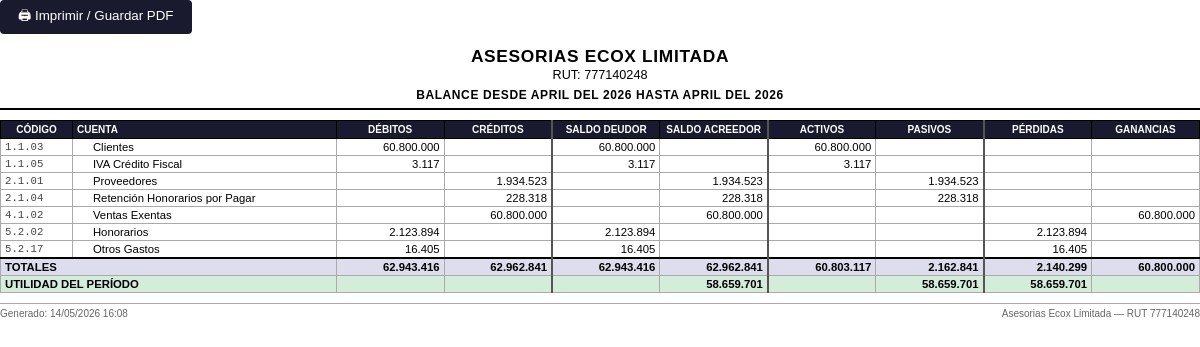
Screenshot of /empresa/2/reportes/balance/imprimir with the database file from the repository.
### models.py (models this page shows, shortened)
class Empresa(db.Model):
    __tablename__ = 'empresas'
    id = db.Column(db.Integer, primary_key=True)
    rut = db.Column(db.String(12), unique=True, nullable=False)
    razon_social = db.Column(db.String(200), nullable=False)
    nombre_fantasia = db.Column(db.String(200))
    giro = db.Column(db.String(300))
    activa = db.Column(db.Boolean, default=True)
    clave_sii = db.Column(db.String(200))   # clave portal SII (opcional)
    cuentas = db.relationship('Cuenta', backref='empresa', lazy='dynamic')
    asientos = db.relationship('Asiento', backref='empresa', lazy='dynamic')
    documentos_sii = db.relationship('DocumentoSII', backref='empresa', lazy='dynamic')
    movimientos_banco = db.relationship('MovimientoBanco', backref='empresa', lazy='dynamic')
    reglas = db.relationship('ReglaClasificacion', backref='empresa', lazy='dynamic')

class Cuenta(db.Model):
    __tablename__ = 'cuentas'
    id = db.Column(db.Integer, primary_key=True)
    empresa_id = db.Column(db.Integer, db.ForeignKey('empresas.id'), nullable=False)
    codigo = db.Column(db.String(20), nullable=False)
    nombre = db.Column(db.String(200), nullable=False)
    tipo = db.Column(db.String(20), nullable=False)       # ACTIVO, PASIVO, PATRIMONIO, INGRESO, GASTO
    naturaleza = db.Column(db.String(10), nullable=False)  # DEUDORA, ACREEDORA
    nivel = db.Column(db.Integer, default=1)
    cuenta_padre_id = db.Column(db.Integer, db.ForeignKey('cuentas.id'), nullable=True)
    activa = db.Column(db.Boolean, default=True)
    es_titulo = db.Column(db.Boolean, default=False)
    hijos = db.relationship('Cuenta', backref=db.backref('padre', remote_side=[id]))
    lineas = db.relationship('LineaAsiento', backref='cuenta', lazy='dynamic')

### routes/reportes.py (the view)
@bp.route('/empresa/<int:eid>/reportes/balance/imprimir')
def balance_imprimir(eid):
    empresa = Empresa.query.get_or_404(eid)
    desde, hasta = _rango_fechas()
    sumas = _sumas_balance(eid, desde, hasta)
    cuentas = (Cuenta.query
               .filter_by(empresa_id=eid, activa=True)
               .order_by(Cuenta.codigo).all())
    filas = []
    tot = {k: 0.0 for k in ['sd','sh','sald','sala','bgd','bgh','erd','erh']}
    for c in cuentas:
        sd, sh = sumas.get(c.id, (0.0, 0.0))
        sald = max(sd - sh, 0)
        sala = max(sh - sd, 0)
        erd = erh = bgd = bgh = 0.0
        if not c.es_titulo:
            if c.tipo in ('GASTO', 'INGRESO'):
                erd = sald; erh = sala
            else:
                bgd = sald; bgh = sala
            tot['sd']  += sd;   tot['sh']  += sh
            tot['sald']+= sald; tot['sala']+= sala
            tot['bgd'] += bgd;  tot['bgh'] += bgh
            tot['erd'] += erd;  tot['erh'] += erh
        if sd or sh:
            filas.append({'cuenta': c, 'sd': sd, 'sh': sh,
                          'sald': sald, 'sala': sala,
                          'bgd': bgd, 'bgh': bgh, 'erd': erd, 'erh': erh})
    resultado_er = tot['erh'] - tot['erd']
    from datetime import datetime
    return render_template('reportes/balance_print.html',
                           empresa=empresa, filas=filas,
                           desde=desde, hasta=hasta,
                           tot=tot, resultado_er=resultado_er,
                           now=datetime.now())

### routes/reportes.py (called while the page is built)
def _mes_anterior():
    hoy = date.today()
    if hoy.month == 1:
        y, m = hoy.year - 1, 12
    else:
        y, m = hoy.year, hoy.month - 1
    return date(y, m, 1), date(y, m, calendar.monthrange(y, m)[1])

def _rango_fechas():
    d_def, h_def = _mes_anterior()
    desde_str = request.args.get('desde', d_def.isoformat())
    hasta_str = request.args.get('hasta', h_def.isoformat())
    try:
        desde = date.fromisoformat(desde_str)
        hasta = date.fromisoformat(hasta_str)
    except ValueError:
        desde, hasta = _mes_anterior()
    return desde, hasta

### templates/reportes/balance_print.html (shortened to what this page needs)
<!DOCTYPE html>
<html lang="es">
<head>
</head>
<body>
<button class="btn-print no-print" onclick="window.print()">🖨 Imprimir / Guardar PDF</button>
<div class="page-header">
  <div class="empresa-nombre">{{ empresa.razon_social }}</div>
  <div class="empresa-rut">RUT: {{ empresa.rut }}</div>
  <div class="periodo">
    Balance desde {{ desde.strftime('%B del %Y')|upper }}
    hasta {{ hasta.strftime('%B del %Y')|upper }}
  </div>
</div>
<table>
  <colgroup>
    <col class="c-cod">
    <col class="c-nom">
    <col class="c-num"><col class="c-num">
    <col class="c-num"><col class="c-num">
    <col class="c-num"><col class="c-num">
    <col class="c-num"><col class="c-num">
  </colgroup>
  <thead>
    <tr class="col-header">
      <th>CÓDIGO</th>
      <th class="text-left">CUENTA</th>
      <th>DÉBITOS</th>
      <th>CRÉDITOS</th>
      <th class="sep-l">SALDO DEUDOR</th>
      <th>SALDO ACREEDOR</th>
      <th class="sep-l">ACTIVOS</th>
      <th>PASIVOS</th>
      <th class="sep-l">PÉRDIDAS</th>
      <th>GANANCIAS</th>
    </tr>
  </thead>
  <tbody>
    {% for f in filas %}
    {% if f.cuenta.es_titulo %}
    <tr class="titulo">
      <td colspan="10">{{ f.cuenta.nombre }}</td>
    </tr>
    {% else %}
    <tr>
      <td class="cod">{{ f.cuenta.codigo }}</td>
      <td class="cuenta-nom" style="padding-left:{{ (f.cuenta.nivel-1)*8 + 4 }}px"
          title="{{ f.cuenta.nombre }}">{{ f.cuenta.nombre }}</td>
      <td class="num">{{ '{:,.0f}'.format(f.sd).replace(',','.') if f.sd else '' }}</td>
      <td class="num">{{ '{:,.0f}'.format(f.sh).replace(',','.') if f.sh else '' }}</td>
      <td class="num sep-l">{{ '{:,.0f}'.format(f.sald).replace(',','.') if f.sald else '' }}</td>
      <td class="num">{{ '{:,.0f}'.format(f.sala).replace(',','.') if f.sala else '' }}</td>
      <td class="num sep-l">{{ '{:,.0f}'.format(f.bgd).replace(',','.') if f.bgd else '' }}</td>
      <td class="num">{{ '{:,.0f}'.format(f.bgh).replace(',','.') if f.bgh else '' }}</td>
      <td class="num sep-l">{{ '{:,.0f}'.format(f.erd).replace(',','.') if f.erd else '' }}</td>
      <td class="num">{{ '{:,.0f}'.format(f.erh).replace(',','.') if f.erh else '' }}</td>
    </tr>
    {% endif %}
    {% endfor %}
  </tbody>
  <tfoot>
    <tr class="totales">
      <td colspan="2">TOTALES</td>
      <td>{{ '{:,.0f}'.format(tot.sd).replace(',','.') }}</td>
      <td>{{ '{:,.0f}'.format(tot.sh).replace(',','.') }}</td>
      <td class="sep-l">{{ '{:,.0f}'.format(tot.sald).replace(',','.') }}</td>
      <td>{{ '{:,.0f}'.format(tot.sala).replace(',','.') }}</td>
      <td class="sep-l">{{ '{:,.0f}'.format(tot.bgd).replace(',','.') }}</td>
      <td>{{ '{:,.0f}'.format(tot.bgh).replace(',','.') }}</td>
      <td class="sep-l">{{ '{:,.0f}'.format(tot.erd).replace(',','.') }}</td>
      <td>{{ '{:,.0f}'.format(tot.erh).replace(',','.') }}</td>
    </tr>
    {% if resultado_er != 0 %}
    <tr class="{{ 'resultado-util' if resultado_er > 0 else 'resultado-perd' }}">
      <td colspan="2">{{ 'UTILIDAD DEL PERÍODO' if resultado_er > 0 else 'PÉRDIDA DEL PERÍODO' }}</td>
      <td></td><td></td>
      {% if resultado_er > 0 %}
        <td class="sep-l"></td><td>{{ '{:,.0f}'.format(resultado_er).replace(',','.') }}</td>
        <td class="sep-l"></td><td>{{ '{:,.0f}'.format(resultado_er).replace(',','.') }}</td>
        <td class="sep-l">{{ '{:,.0f}'.format(resultado_er).replace(',','.') }}</td><td></td>
      {% else %}
        <td class="sep-l">{{ '{:,.0f}'.format(resultado_er|abs).replace(',','.') }}</td><td></td>
        <td class="sep-l">{{ '{:,.0f}'.format(resultado_er|abs).replace(',','.') }}</td><td></td>
        <td class="sep-l"></td><td>{{ '{:,.0f}'.format(resultado_er|abs).replace(',','.') }}</td>
      {% endif %}
    </tr>
    {% endif %}
  </tfoot>
</table>
<div class="page-footer">
  <span>Generado: {{ now.strftime('%d/%m/%Y %H:%M') if now is defined else '' }}</span>
  <span>{{ empresa.razon_social }} — RUT {{ empresa.rut }}</span>
</div>
</body>
</html>

### templates/reportes/balance_print.html (style rules this page uses)
* { box-sizing: border-box; margin: 0; padding: 0; }
body { font-family: Arial, Helvetica, sans-serif; font-size: 9pt; color: #000; background: #fff; }
.page-header { text-align: center; margin-bottom: 10px; border-bottom: 2px solid #000; padding-bottom: 6px; }
.page-header .empresa-nombre { font-size: 13pt; font-weight: bold; text-transform: uppercase; letter-spacing: .04em; }
.page-header .empresa-rut { font-size: 9.5pt; margin-top: 1px; }
.page-header .periodo { font-size: 9pt; font-weight: bold; margin-top: 6px; text-transform: uppercase; letter-spacing: .05em; }
table { width: 100%; border-collapse: collapse; table-layout: fixed; }
col.c-cod { width: 6%; }
col.c-nom { width: 22%; }
col.c-num { width: 9%; }
th, td { border: 1px solid #aaa; padding: 2px 4px; vertical-align: middle; }
thead tr.col-header th { background: #1a1a2e; color: #fff; text-align: center; font-size: 7.5pt; font-weight: bold; border-color: #000; padding: 3px 4px; }
thead tr.col-header th.text-left { text-align: left; }
tbody tr td { font-size: 8.5pt; }
tbody tr td.cuenta-nom { white-space: nowrap; overflow: hidden; text-overflow: ellipsis; }
tbody tr td.num { text-align: right; }
tbody tr td.cod { font-family: 'Courier New', monospace; font-size: 8pt; color: #444; }
tfoot tr.totales td { font-weight: bold; background: #dde; border-top: 2px solid #000; font-size: 8.5pt; text-align: right; }
tfoot tr.totales td:first-child { text-align: left; }
tfoot tr.resultado-util td { font-weight: bold; background: #d4edda; font-size: 8.5pt; text-align: right; }
tfoot tr.resultado-util td:first-child, tfoot tr.resultado-perd td:first-child { text-align: left; }
.sep-l { border-left: 2px solid #555 !important; }
.page-footer { margin-top: 10px; border-top: 1px solid #aaa; padding-top: 4px; font-size: 7.5pt; color: #666; display: flex; justify-content: space-between; }
.btn-print { display: inline-block; margin-bottom: 12px; padding: 6px 18px; background: #1a1a2e; color: #fff; border: none; border-radius: 4px; font-size: 10pt; cursor: pointer; }

### rows the page displays
Empresa: razon_social "ASESORIAS ECOX LIMITADA", rut "777140248", razon_social "Asesorias Ecox Limitada"
Cuenta: cuenta.codigo "1.1.03", cuenta.nombre "Clientes", es_titulo False (drawn)
Cuenta: cuenta.codigo "1.1.05", cuenta.nombre "IVA Crédito Fiscal", es_titulo False (drawn)
Cuenta: cuenta.codigo "2.1.01", cuenta.nombre "Proveedores", es_titulo False (drawn)
Cuenta: cuenta.codigo "2.1.04", cuenta.nombre "Retención Honorarios por Pagar", es_titulo False (drawn)
Cuenta: cuenta.codigo "4.1.02", cuenta.nombre "Ventas Exentas", es_titulo False (drawn)
Cuenta: cuenta.codigo "5.2.02", cuenta.nombre "Honorarios", es_titulo False (drawn)
Cuenta: cuenta.codigo "5.2.17", cuenta.nombre "Otros Gastos", es_titulo False (drawn)

### other values shown
{{ desde.strftime('%B del %Y')|upper }} "APRIL DEL 2026"
{{ hasta.strftime('%B del %Y')|upper }} "APRIL DEL 2026"
{{ '{:,.0f}'.format(f.sd).replace(',','.') if f.sd else '' }} "60.800.000" "3.117" "2.123.894" "16.405"
{{ '{:,.0f}'.format(f.sald).replace(',','.') if f.sald else '' }} "60.800.000" "3.117" "2.123.894" "16.405"
{{ '{:,.0f}'.format(f.bgd).replace(',','.') if f.bgd else '' }} "60.800.000" "3.117"
{{ '{:,.0f}'.format(f.sh).replace(',','.') if f.sh else '' }} "1.934.523" "228.318" "60.800.000"
{{ '{:,.0f}'.format(f.sala).replace(',','.') if f.sala else '' }} "1.934.523" "228.318" "60.800.000"
{{ '{:,.0f}'.format(f.bgh).replace(',','.') if f.bgh else '' }} "1.934.523" "228.318"
{{ '{:,.0f}'.format(f.erh).replace(',','.') if f.erh else '' }} "60.800.000"
{{ '{:,.0f}'.format(f.erd).replace(',','.') if f.erd else '' }} "2.123.894" "16.405"
{{ '{:,.0f}'.format(tot.sd).replace(',','.') }} "62.943.416"
{{ '{:,.0f}'.format(tot.sh).replace(',','.') }} "62.962.841"
{{ '{:,.0f}'.format(tot.sald).replace(',','.') }} "62.943.416"
{{ '{:,.0f}'.format(tot.sala).replace(',','.') }} "62.962.841"
{{ '{:,.0f}'.format(tot.bgd).replace(',','.') }} "60.803.117"
